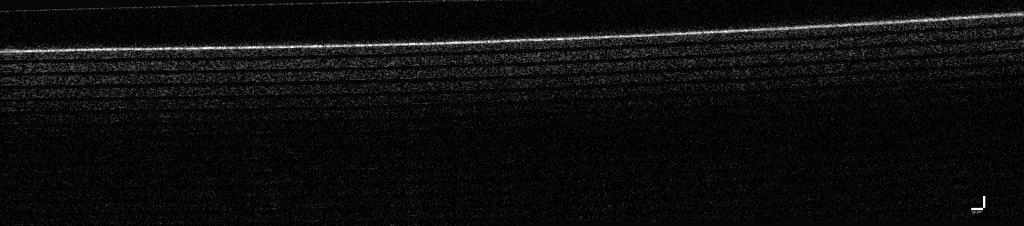
%> input picture OCT/Default_0001_Mode2D.jpg, 1024 x 226 px
$ octave OCT1.m   (GNU Octave 9; MATLAB toolbox functions it lacks are replaced by stand-ins)
%> lines starting %> are read from the running program, lines starting %| are printed output that depends on the picture; in (x1, y1, x2, y2) boxes, pixels count from 0 and x2, y2 are one past the last pixel; in counts of white or black regions, pixels touching at a corner belong together; the program's own positions count from 1
% Reading the image
I = imread("OCT/Default_0001_Mode2D.jpg");
%> I is the input picture: size 226x1024x3 uint8; min 0, max 255, mean 13.3

% Converting image to grayscale
OCT_image = rgb2gray(I);
figure('Name','Original Image');
imshow(OCT_image);
title('Original Image');
%%
% plotting the pdf of OCT image
[counts,binLocations] = imhist(OCT_image);
%> counts = 256 values, max 26714 at index 1, min 2 at index 239, mean 904; binLocations = 256 values from 0 to 255
figure('Name','PDF of OCT image');
imhist(OCT_image);
title('PDF of Original Image');
%> figure, not shown here; highest point at x = 0, y = 26714
%%
%speckle detection using thresholding
threshold = 50;
speckle_mask = OCT_image < threshold;
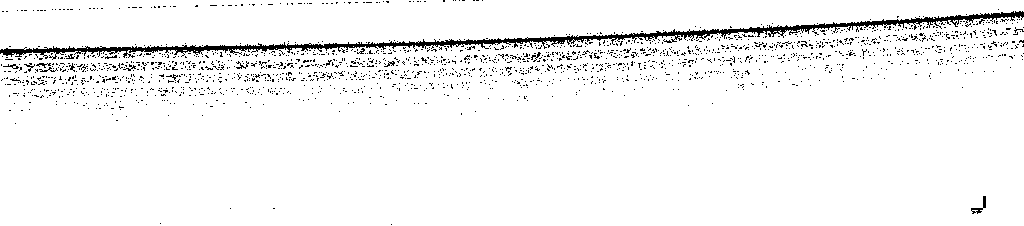
%> speckle_mask: size 226x1024 logical; 95.5% white; black in thin lines or dots
figure('Name','Speckle');
imshow(speckle_mask);
title('Speckle');
%%
%speckle correction median filter
kernel_size = 5;
corrected_image = medfilt2(OCT_image, [kernel_size, kernel_size]);
figure('Name','Image after Speckle correction');
imshow(corrected_image);
title('Image after Speckle correction');

figure('Name','Original vs corrected image');
imshowpair(OCT_image,corrected_image, 'montage');
title('Original (Left) vs Speckle corrected (Right) image');

%%
img_gamma= imadjust(corrected_image,[],[],1.2);
figure('Name','Image after applying gamma correction');
imshow(img_gamma);
title('Image after speckle correction');

speckle = OCT_image - img_gamma;
figure('Name','Speckle Detected');
imshow(speckle);
title('Speckle Detected');

%%
% plotting the pdf of OCT image
[counts,binLocations] = imhist(img_gamma);
%> counts = 256 values, max 60198 at index 4, min 0 at index 112, mean 904
figure('Name','PDF of Corrected image');
imhist(img_gamma);
title('PDF of Corrected Image');
%> figure, not shown here; highest point at x = 3, y = 60198
%%
% Speckle correction using gaussian filter
sigma = 0.9;
I_gaussian_3_3=imgaussfilt(OCT_image,sigma,'FilterSize',[3 3]);
I_gaussian_9_9=imgaussfilt(OCT_image,sigma,'FilterSize',[9 9]);
I_gaussian_27_27=imgaussfilt(OCT_image,sigma,'FilterSize',[27 27]);

figure('Name','Image after Speckle correction');
imshow(I_gaussian_3_3);
title('Image after Speckle correction');

figure('Name','Image after Speckle correction');
imshow(I_gaussian_9_9);
title('Image after Speckle correction');

figure('Name','Image after Speckle correction');
imshow(I_gaussian_27_27);
title('Image after Speckle correction');
%%

figure('Name','Original vs corrected image');
imshowpair(OCT_image,I_gaussian_3_3, 'montage');
title('Original (Left) vs Speckle corrected (Right) image');

figure('Name','Original vs corrected image');
imshowpair(OCT_image,I_gaussian_9_9, 'montage');
title('Original (Left) vs Speckle corrected (Right) image');

figure('Name','Original vs corrected image');
imshowpair(OCT_image,I_gaussian_27_27, 'montage');
title('Original (Left) vs Speckle corrected (Right) image');

figure('Name','Gaussian filter')
montage(cat(2,I_gaussian_3_3,I_gaussian_9_9,I_gaussian_27_27));
title('Left: 3×3 Gaussian Filter, Middle: 9×9 Gaussian Filter,Right: 27×27 Gaussian Filter');
%%  Segmentation - method 1
% K-means clustering based image segmentation for corrected image
[L,Centers] = imsegkmeans(img_gamma,3);
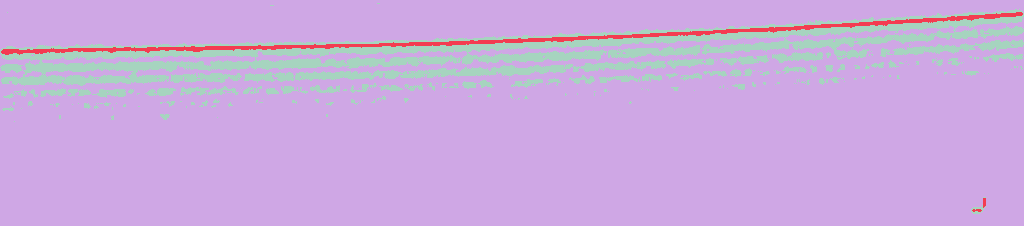
%> L: size 226x1024 uint8; 3 distinct labels, from 1 to 3; one colour per label, 0 black
%> Centers = [20; 80; 4]
segmented_image = labeloverlay(img_gamma,L);
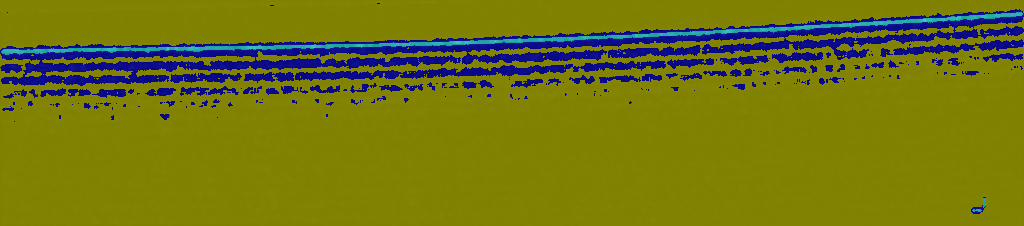
%> segmented_image: size 226x1024x3 uint8; mean R, G, B 113.7, 115.9, 21.2
figure('Name','Segmented Image');
imshow(segmented_image);
title("Segmented Image");

%%
% Measure thickness of each layer
thickness_values = zeros(1, 3);

% Create a binary mask for each segment
segment_masks = cell(1, 3);

for i = 1:3
    segment_masks{i} = L == i;
end
%> after the loop, segment_masks = 3 items

for i = 1:3
    % Compute the thickness as the number of pixels along the vertical direction
    thickness_values(i) = sum(segment_masks{i}, 'all') / size(segment_masks{i}, 1);
end
%> after the loop, thickness_values = [122.9 17.29 883.8]

% thickness values
disp('Thickness values for each layer(in pixels):');
disp(thickness_values);
%|    122.885    17.288   883.827
%% Segmentation - method 2
% Apply morphological opening to enhance bright structures
se_opening = strel('disk',3);
opened_image = imopen(corrected_image, se_opening);

% Apply morphological closing to fill gaps in structures
se_closing = strel('disk',71);
closed_image = imclose(opened_image, se_closing);

% Compute the gradient to highlight edges
morph_gradient = imsubtract(closed_image, opened_image);
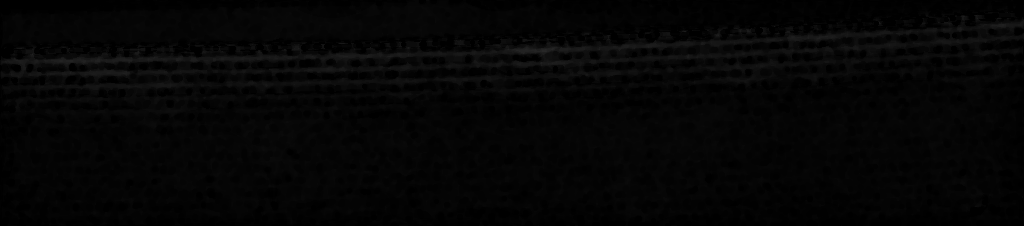
%> morph_gradient: size 226x1024 uint8; min 0, max 40, mean 4.9

% Threshold the gradient image to obtain a binary segmentation
threshold = graythresh(morph_gradient);
%> threshold = 0.0353
binary_segmentation = imbinarize(morph_gradient, threshold);
%> binary_segmentation: size 226x1024 logical; 10.4% white; 206 white regions (172 under 20 px), largest, box (x1, y1, x2, y2) and area: (1, 15, 1024, 103) 21195, (885, 51, 966, 62) 292, (944, 62, 991, 70) 181

figure('Name','Segmented Image');
imshow(binary_segmentation);
title("Segmented Image");

figure('Name','Original vs Segmented image');
imshowpair(OCT_image,binary_segmentation, 'montage');
title('Original (Left) vs Segmented (Right) image');

%% Frequency Distribution Analysis
% frequency distribution analysis of original image
% Performing 2D Fourier Transform
fft_image = fft2(double(OCT_image));

% Shifting zero-frequency components to the center
fft_image_shifted = fftshift(fft_image);

% magnitude spectrum (log scale for visualization)
magnitude_spectrum = log(abs(fft_image_shifted) + 1);

figure('Name','Magnitude');
imagesc(magnitude_spectrum);
title('Magnitude spectrum of original image');

%phase spectrum
phase_spectrum = angle(fft_image_shifted);
figure('Name','Phase'); imagesc(phase_spectrum);
title('Phase spectrum of original image')

%%
% frequency distribution analysis of corrected image
% Performing 2D Fourier Transform
fft_image = fft2(double(img_gamma));

% Shifting zero-frequency components to the center
fft_image_shifted = fftshift(fft_image);

% magnitude spectrum (log scale for visualization)
magnitude_spectrum = log(abs(fft_image_shifted) + 1);
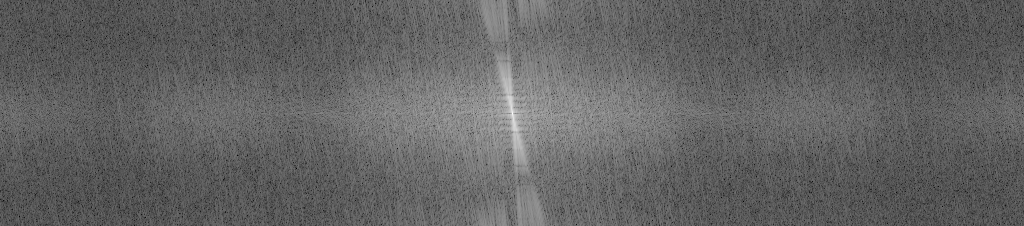
%> magnitude_spectrum: size 226x1024 double; min 1.3, max 14.28, mean 6.34; drawn with min black and max white

figure('Name','Magnitude');
imagesc(magnitude_spectrum);
title('Magnitude spectrum of corrected image');

%phase spectrum
phase_spectrum = angle(fft_image_shifted);
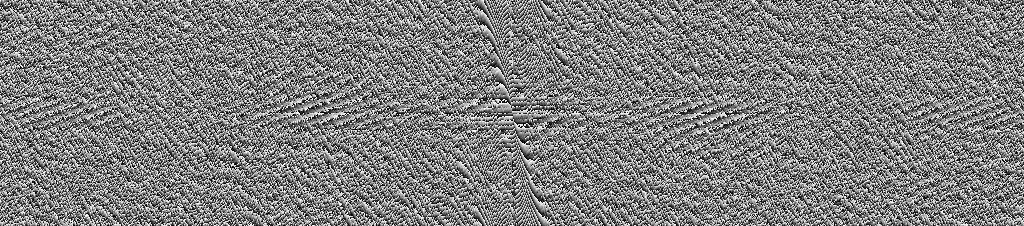
%> phase_spectrum: size 226x1024 double; min -3.14, max 3.14, mean 4.07e-05; drawn with min black and max white
figure('Name','Phase'); imagesc(phase_spectrum);
title('Phase spectrum of corrected image')
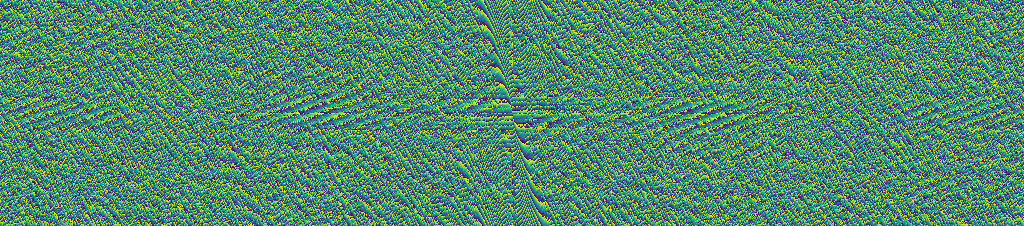
%> displayed picture: size 226x1024x3, on the screen's scale of 0 to 255; mean R, G, B 83.4, 137.2, 109.8

$ run again, with OCT/Default_0003_Mode2D.jpg copied over OCT/Default_0001_Mode2D.jpg
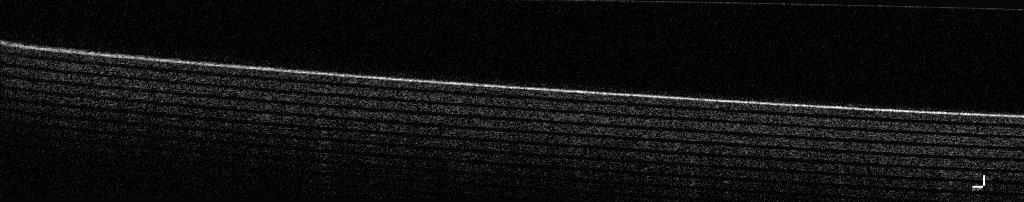
%> input picture OCT/Default_0003_Mode2D.jpg, 1024 x 202 px
%> I is the input picture: size 202x1024x3 uint8; min 0, max 255, mean 16.5
%> `[counts,binLocations] = imhist(OCT_image);`: counts = 256 values, max 23420 at index 1, min 1 at index 240, mean 808; binLocations = 256 values from 0 to 255
%> speckle_mask: size 202x1024 logical; 91.9% white; black in thin lines or dots
%> `[counts,binLocations] = imhist(img_gamma);`: counts = 256 values, max 50225 at index 3, min 0 at index 112, mean 808
%> `[L,Centers] = imsegkmeans(img_gamma,3);`:
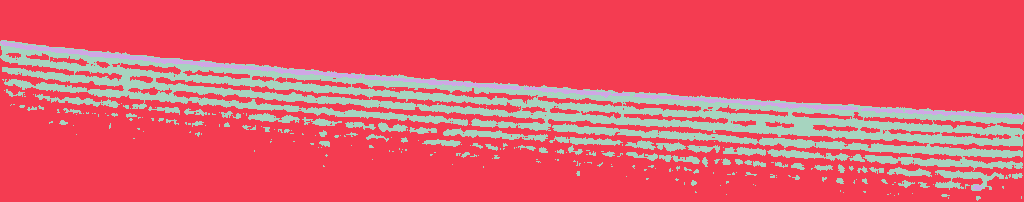
%> L: size 202x1024 uint8; 3 distinct labels, from 1 to 3; one colour per label, 0 black
%> Centers = [24; 4; 73]
%> after the loop `for i = 1:3`: segment_masks = 3 items
%> after the loop `for i = 1:3`: thickness_values = [184.8 820.1 19.05]
%|    184.812   820.139    19.050
%> threshold = 0.0471
%> binary_segmentation: size 202x1024 logical; 15% white; 183 white regions (143 under 20 px), largest, box (x1, y1, x2, y2) and area: (2, 49, 1024, 190) 27622, (730, 155, 836, 166) 406, (145, 100, 201, 109) 211
%> `title('Phase spectrum of corrected image')`:
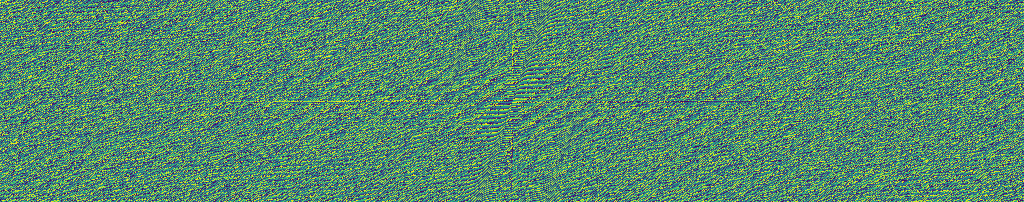
%> displayed picture: size 202x1024x3, on the screen's scale of 0 to 255; mean R, G, B 83.5, 137.2, 109.8

$ run again, with OCT/Default_0004_Mode2D.jpg copied over OCT/Default_0001_Mode2D.jpg
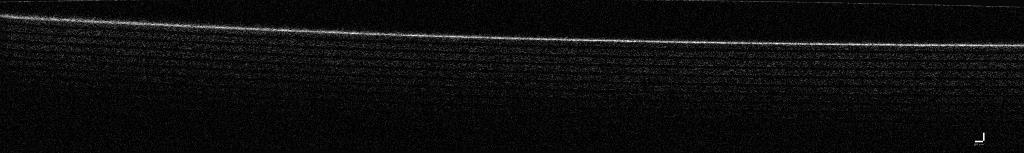
%> input picture OCT/Default_0004_Mode2D.jpg, 1024 x 153 px
%> I is the input picture: size 153x1024x3 uint8; min 0, max 255, mean 13.3
%> `[counts,binLocations] = imhist(OCT_image);`: counts = 256 values, max 14524 at index 1, min 0 at index 231, mean 612; binLocations = 256 values from 0 to 255
%> speckle_mask: size 153x1024 logical; 96.8% white; black in thin lines or dots
%> `[counts,binLocations] = imhist(img_gamma);`: counts = 256 values, max 40570 at index 4, min 0 at index 78, mean 612
%> `[L,Centers] = imsegkmeans(img_gamma,3);`:
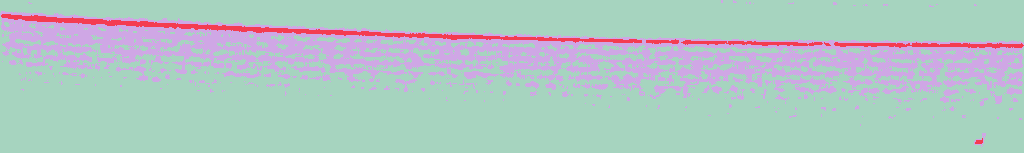
%> L: size 153x1024 uint8; 3 distinct labels, from 1 to 3; one colour per label, 0 black
%> Centers = [4; 51; 12]
%> after the loop `for i = 1:3`: segment_masks = 3 items
%> after the loop `for i = 1:3`: thickness_values = [787.7 26.24 210]
%|    787.719    26.235   210.046
%> threshold = 0.0157
%> binary_segmentation: size 153x1024 logical; 20.9% white; 552 white regions (450 under 20 px), largest, box (x1, y1, x2, y2) and area: (539, 2, 1024, 143) 14466, (3, 14, 537, 90) 10072, (897, 12, 945, 40) 513
%> `title('Phase spectrum of corrected image')`:
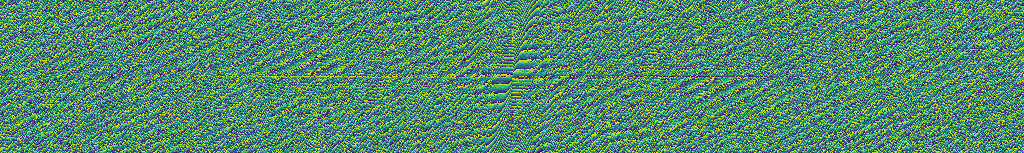
%> displayed picture: size 153x1024x3, on the screen's scale of 0 to 255; mean R, G, B 83.3, 137.2, 109.9
